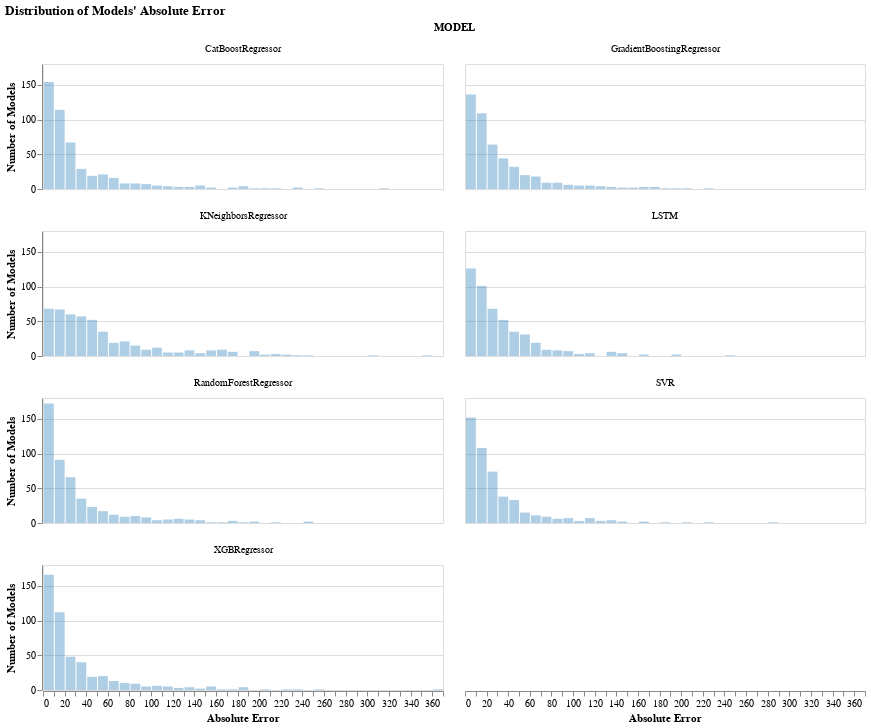

The cell this chart's notebook holds for it:
### Markdown cell above
## Prediction Error Patterns Analysis

### Code cell
draw_model_error_distribution(models_errors_df)

### Figure 1 — Vega-Lite specification as saved in the notebook (floating-point values rounded to 4 significant figures; data arrays with more than 128 entries replaced by an {"elided": "..."} marker saying what was removed)
{"config": {"view": {"continuousWidth": 400, "continuousHeight": 300}}, "data": {"name": "data-bd7ece3552eafc47448f1402d6a13943"}, "facet": {"field": "MODEL", "type": "nominal"}, "spec": {"mark": {"type": "bar", "color": "#3586BD", "opacity": 0.4}, "encoding": {"tooltip": [{"aggregate": "count", "type": "quantitative"}], "x": {"bin": {"step": 10.0}, "field": "ABS_ERROR", "title": "Absolute Error", "type": "quantitative"}, "y": {"aggregate": "count", "title": "Number of Models", "type": "quantitative"}}, "height": 125, "width": 400}, "columns": 2, "title": "Distribution of Models' Absolute Error", "$schema": "https://vega.github.io/schema/vega-lite/v4.17.0.json", "datasets": {"data-bd7ece3552eafc47448f1402d6a13943": {"elided": "3346 records"}}}
